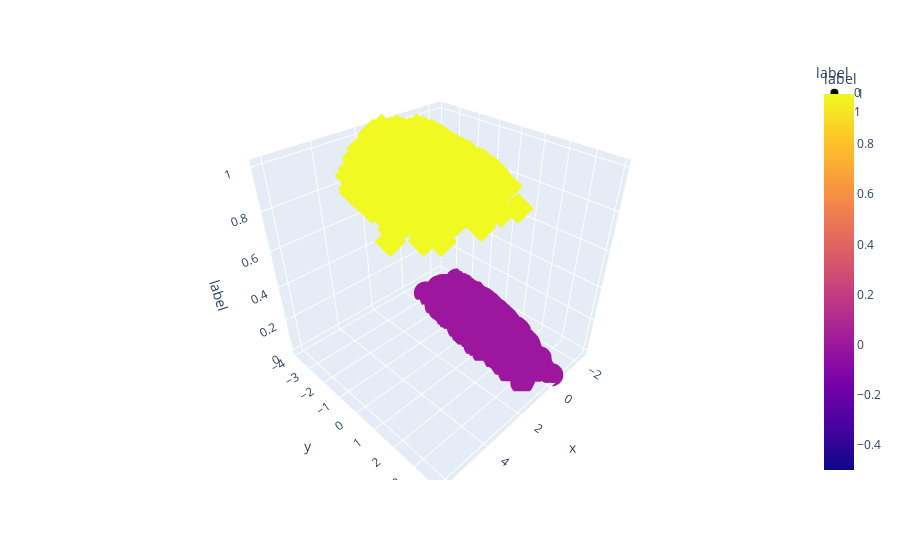

Notebook source saved alongside this figure:
### Code cell
len(msmodel.labels_)

plt.scatter(x_ms[:,0], x_ms[:,1], s=50, c=labels, cmap='viridis')
plt.title(f'Estimated number of clusters = {n_clusters_}')
plt.xlabel('x')
plt.ylabel('y')
plt.show()

# Visualising the clusters in 3D
df_3d = pd.DataFrame(x_ms, columns=['x', 'y'])
df_3d['label'] = labels

# Create a 3D scatter plot
fig = px.scatter_3d(df_3d, x='x', y='y', z='label', color='label', symbol='label')
fig.show()

fig = plt.figure()
plt.title('Discovered Clusters')
ax = fig.add_subplot(111, projection='3d')
ax.scatter(x_ms[:,0], x_ms[:,1],  marker='o', cmap='viridis', c=labels)
ax.scatter(cluster_centers[:,0], cluster_centers[:,1], marker='x', 
           color='red', s=100, linewidth=3, zorder=10)
plt.show()

### Figure 1 — Plotly figure (JSON) as saved in the notebook; plotly's stock layout.template omitted (floating-point values rounded to 4 significant figures; data arrays with more than 128 entries replaced by an {"elided": "..."} marker saying what was removed)
{"data": [{"hovertemplate": "label=%{marker.color}<br>x=%{x}<br>y=%{y}<extra></extra>", "legendgroup": "0", "marker": {"color": {"elided": "6769 int values"}, "coloraxis": "coloraxis", "symbol": "circle"}, "mode": "markers", "name": "0", "scene": "scene", "showlegend": true, "type": "scatter3d", "x": {"elided": "6769 float values"}, "y": {"elided": "6769 float values"}, "z": {"elided": "6769 int values"}}, {"hovertemplate": "label=%{marker.color}<br>x=%{x}<br>y=%{y}<extra></extra>", "legendgroup": "1", "marker": {"color": {"elided": "3231 int values"}, "coloraxis": "coloraxis", "symbol": "diamond"}, "mode": "markers", "name": "1", "scene": "scene", "showlegend": true, "type": "scatter3d", "x": {"elided": "3231 float values"}, "y": {"elided": "3231 float values"}, "z": {"elided": "3231 int values"}}], "layout": {"coloraxis": {"colorbar": {"title": {"text": "label"}}, "colorscale": [[0, "#0d0887"], [0.1111, "#46039f"], [0.2222, "#7201a8"], [0.3333, "#9c179e"], [0.4444, "#bd3786"], [0.5556, "#d8576b"], [0.6667, "#ed7953"], [0.7778, "#fb9f3a"], [0.8889, "#fdca26"], [1, "#f0f921"]]}, "legend": {"title": {"text": "label"}, "tracegroupgap": 0}, "margin": {"t": 60}, "scene": {"domain": {"x": [0, 1], "y": [0, 1]}, "xaxis": {"title": {"text": "x"}}, "yaxis": {"title": {"text": "y"}}, "zaxis": {"categoryarray": [0, 1], "categoryorder": "array", "title": {"text": "label"}}}}}
